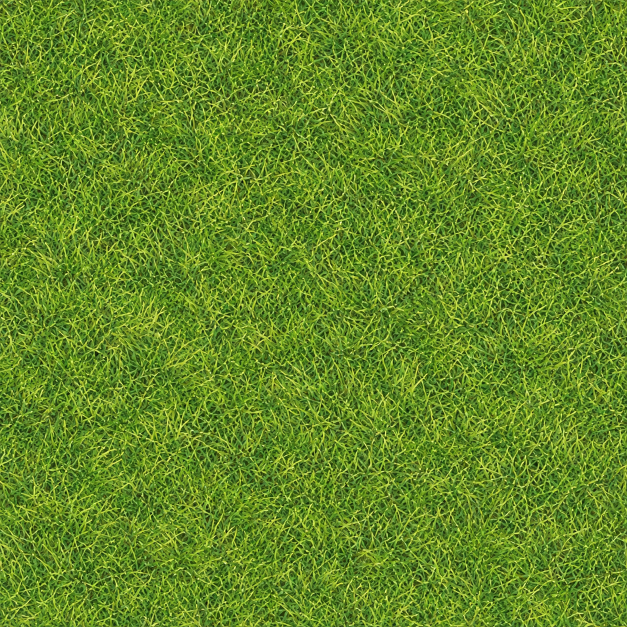
#> input picture games/mario-kart/art/turf-v1.png, 1254 x 1254 px (shown at 1/2 size)
$ python review-frame.py art/turf-v1.png
#> lines starting #> are read from the running program, lines starting #| are printed output that depends on the picture
"""Reject an empty 3D view independently of gameplay telemetry or shader logs."""
from PIL import Image
from collections import Counter
import json,sys
im=Image.open(sys.argv[1]).convert('RGB');w,h=im.size
#> further down, im is the input picture: PIL image 1254x1254 RGB; mean R, G, B 100.5, 137.2, 38.6
#> after `w, h = im.size`: w = 1254; h = 1254
# Central road/kart region excludes the HTML HUD. Coarse bins tolerate encoding noise.
sample=im.crop((int(w*.18),int(h*.20),int(w*.80),int(h*.77))).resize((160,100))
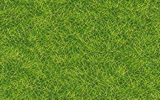
#> sample: PIL image 160x100 RGB; mean R, G, B 101, 137.6, 38.6
#> (the run stopped early here; a loop or call above may not have finished)
